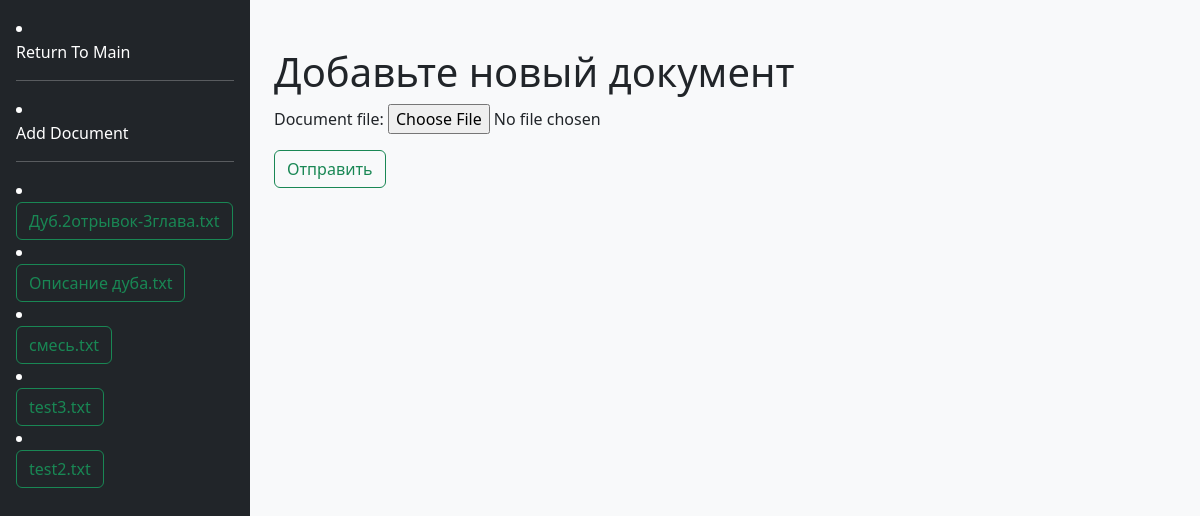
Screenshot of /documentcreate/ with the database file from the repository.
### tfidf/models.py (models this page shows, shortened)
class Document(models.Model):
    document_name = models.CharField(max_length=100)
    slug = models.SlugField(max_length=100)
    words = models.ManyToManyField(Word, through="WordDocument")
    document_file = models.FileField(upload_to='documents/', blank=False, null=False, default=None)
    class Meta:
        ordering = ['id']

### tfidf/views.py (the view, shortened to what this page needs)
# urls.py: path('documentcreate/', views.DocumentAddView.as_view(), name='document_create'),
class DocumentAddView(CreateView):
    model = Document
    template_name = 'tfidf/main/documentadd.html'
    form_class = UploadDocumentForm

### tfidf/forms.py
class UploadDocumentForm(forms.ModelForm):
    class Meta:
        model = Document
        fields = ["document_file"]

### tfidf/templates/tfidf/main/documentadd.html
{% extends "base.html" %}
{% block content %}
    <form method="POST" enctype="multipart/form-data">{% csrf_token %}
        <div class="container">
            <h1>Добавьте новый документ</h1>
            {{ form.as_p }}
            <button type="submit" class="btn btn-outline-success">Отправить</i></button>
        </div>
    </form>
{% endblock %}

### tfidf/templates/base.html (shortened to what this page needs)
{% load static %}
<!DOCTYPE html>
<html>
<head>
    <link href="{% static 'css/styles.css' %}" rel="stylesheet">
    {% load bootstrap5 %}
    {% bootstrap_css %}
</head>
<body>
    <div id="listbox">
        <div class="d-flex flex-column flex-shrink-0 p-3 text-white bg-dark" id="sidebar">
            <li>
                <a href="{% url 'tfidf:main_page' %}" class="nav-link text-white">
                    Return To Main
                </a>
            </li>
            <hr>
            <li>
                <a href="{% url 'tfidf:document_create' %}" class="nav-link text-white">
                    Add Document
                </a>
            </li>
            <hr>
            {% if request.document %}
                {% for doc in request.document %}
                    <li>
                        <form method="get" action="{% url 'tfidf:main_list' %}" class="d-flex">
                            <button type="submit" class="btn btn-outline-success">{{ doc.document_name }}</button>
                        </form>
                    </li>
                {% endfor %}
            {% endif %}
        </div>
        <div id="content" class="container-fluid py-5 bg-light">
        {% block content %}
        {% endblock %}
        </div>
    </div>
</body>
</html>

### tfidf/static/css/styles.css (style rules this page uses)
body { display: flex; flex-direction: column; margin: 0; height: 100vh; }
body #listbox { display: flex; flex-direction: row; height: 100vh; }
#sidebar { flex: 0.3; max-width: 250px; min-width: 220px; }
#content { overflow: auto; flex: 1; }

### rows the page displays
Document: document_name "Дуб.2отрывок-3глава.txt"
Document: document_name "Описание дуба.txt"
Document: document_name "смесь.txt"
Document: document_name "test3.txt"
Document: document_name "test2.txt"
